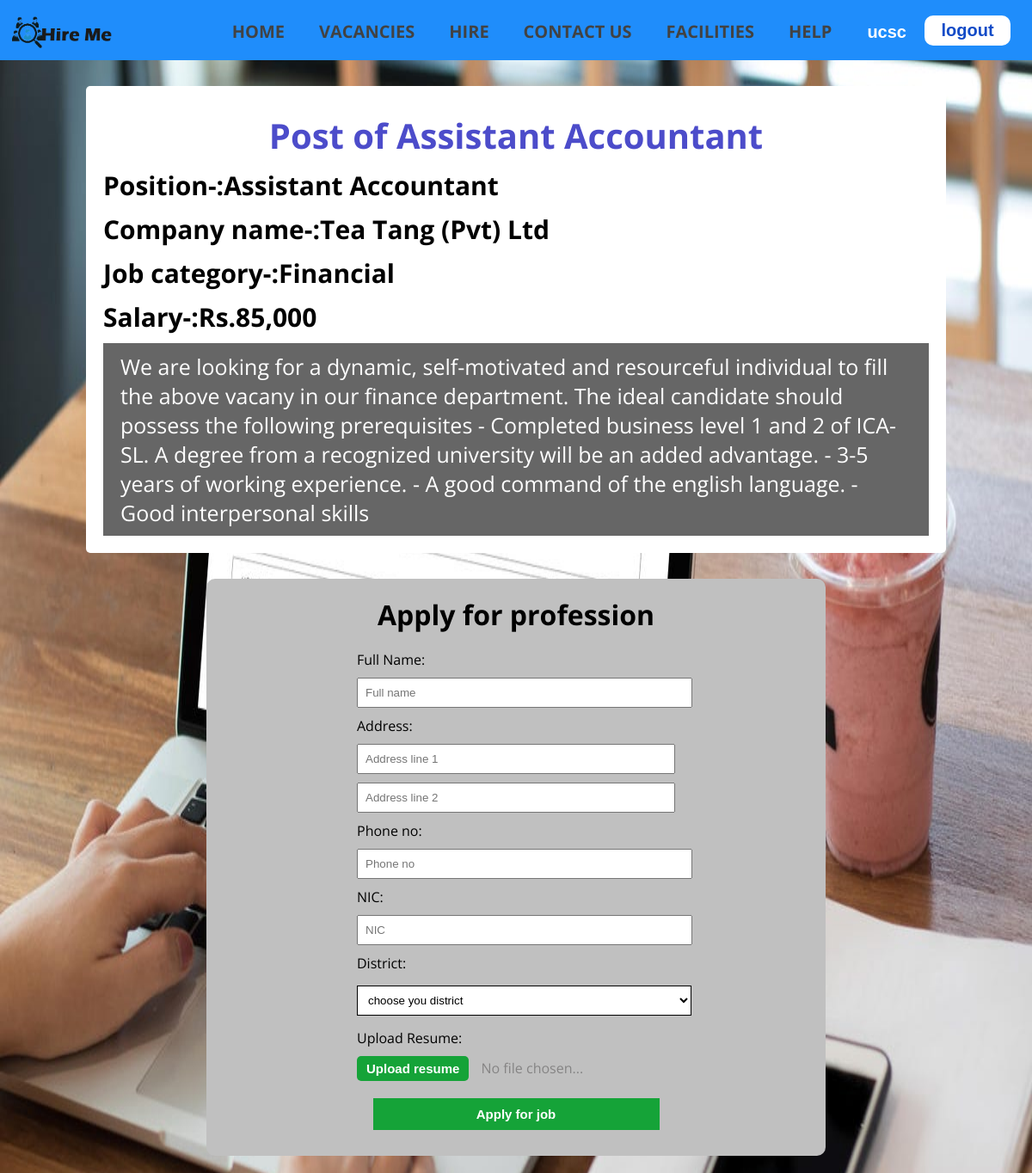
Before: /views/apply.php?vacancy_id=2 (signed in) with the older database file.
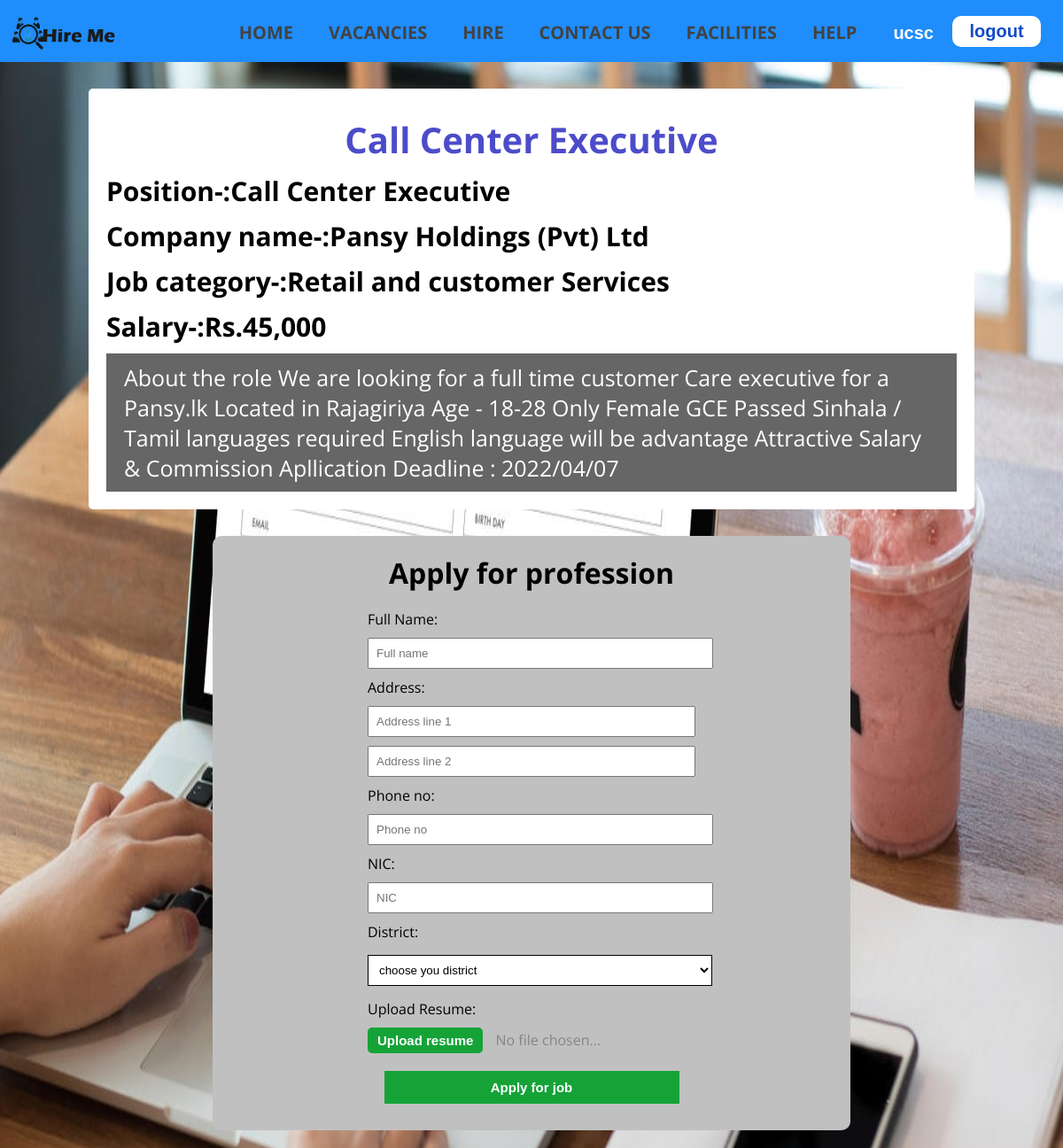
After: the same page with the newer database file.
### tables this page shows
CREATE TABLE `vacancy` (
  `vacancy_id` int(11) NOT NULL,
  `job_title` varchar(255) NOT NULL,
  `position` varchar(100) NOT NULL,
  `company` varchar(100) NOT NULL,
  `salary` varchar(100) NOT NULL,
  `category` varchar(255) NOT NULL,
  `description` longtext NOT NULL
);

### views/apply.php (the view, shortened to what this page needs)
<?php
include('../db/db_connect.php');
$vacancy_id = $_GET['vacancy_id'];
if (isset($_GET['vacancy_id'])) {
     $query1 = "SELECT * FROM vacancy WHERE vacancy_id='{$vacancy_id}'";
     $result1 = mysqli_query($conn, $query1);
     $row = mysqli_fetch_assoc($result1);
}
?>
<!DOCTYPE html>
<html lang="en">
<head>
     <link rel="stylesheet" href="https://cdnjs.cloudflare.com/ajax/libs/font-awesome/6.0.0-beta3/css/all.min.css">
     <link rel="stylesheet" href="../public/css/header.css">
     <link rel="stylesheet" href="../public/css/apply.css">
     <link rel="stylesheet" href="../public/css/footer.css">
</head>
<body>
     <?php
     include('header.php');
     ?>
     <div class="main-container">
          <div class="bg-modal">
               <div class="modal-contents">
                    <div class="model-sub-container">
                         <h1><?= $row['job_title']; ?></h1>
                         <h2>Position-:<?= $row['position']; ?></h2>
                         <h2>Company name-:<?= $row['company']; ?></h2>
                         <h2>Job category-:<?= $row['category']; ?></h2>
                         <h2>Salary-:<?= $row['salary']; ?></h2>
                         <div class="description">
                              <p><?= $row['description']; ?></p>
                         </div>
                    </div>
               </div>
          </div>
          <div class="container">
               <h1>Apply for profession</h1>
               <form action="" method="POST" enctype="multipart/form-data">
                    <div class="sub-container">
                         <div>
                              <label for="job-title">Full Name:</label>
                         </div>
                         <div>
                              <input type="text" placeholder="Full name" name="full-name">
                         </div>
                    </div>
                    <div class="sub-container">
                         <label for="position">Address:</label>
                         <div class="address">
                              <div>
                                   <input type="text" placeholder="Address line 1" name="position" class="address-1" name="address-1">
                              </div>
                              <div>
                                   <input type="text" placeholder="Address line 2" name="position" class="address-2" name="address-2">
                              </div>
                         </div>
                    </div>
                    <div class="sub-container">
                         <label for="salary">Phone no:</label>
                         <input type="text" placeholder="Phone no" name="phone-no">
                    </div>
                    <div class="sub-container">
                         <label for="nic">NIC:</label>
                         <input type="text" placeholder="NIC" name="nic">
                    </div>
                    <div class="sub-container">
                         <label for="district">District:</label>
                         <select name="districts" id="district" name="district">
                              <option value="" disabled='disabled' selected>choose you district</option>
                         </select>
                    </div>
                    <div class="sub-container" class="cv-upload">
                         <label for="cv">Upload Resume:</label>
                         <div>
                              <button id="cv-btn" type="button">Upload resume</button>
                              <span id="cv-text">No file chosen...</span>
                         </div>
                    </div>
                    <input type="submit" value="Apply for job" name="apply" class="btn">
               </form>
          </div>
     </div>
</body>
</html>

Changed rows visible on the page:
changed vacancy: job_title "Post of Assistant Accountant" → "Call Center Executive"; position "Assistant Accountant" → "Call Center Executive"; company "Tea Tang (Pvt) Ltd" → "Pansy Holdings (Pvt) Ltd"; category "Financial" → "Retail and customer Services"; salary "Rs.85,000" → "Rs.45,000"; description "We are looking for a dynamic, self-motivated and resourceful individual to fill the above vacany in our finance department. The ideal candidate should possess the following prerequisites - Completed business level 1 and 2 of ICA-SL. A degree from a recognized university will be an added advantage. - 3-5 years of working experience. - A good command of the english language. - Good interpersonal skills" → "About the role We are looking for a full time customer Care executive for a Pansy.lk Located in Rajagiriya Age - 18-28 Only Female GCE Passed Sinhala / Tamil languages required English language will be advantage Attractive Salary & Commission Apllication Deadline : 2022/04/07"
